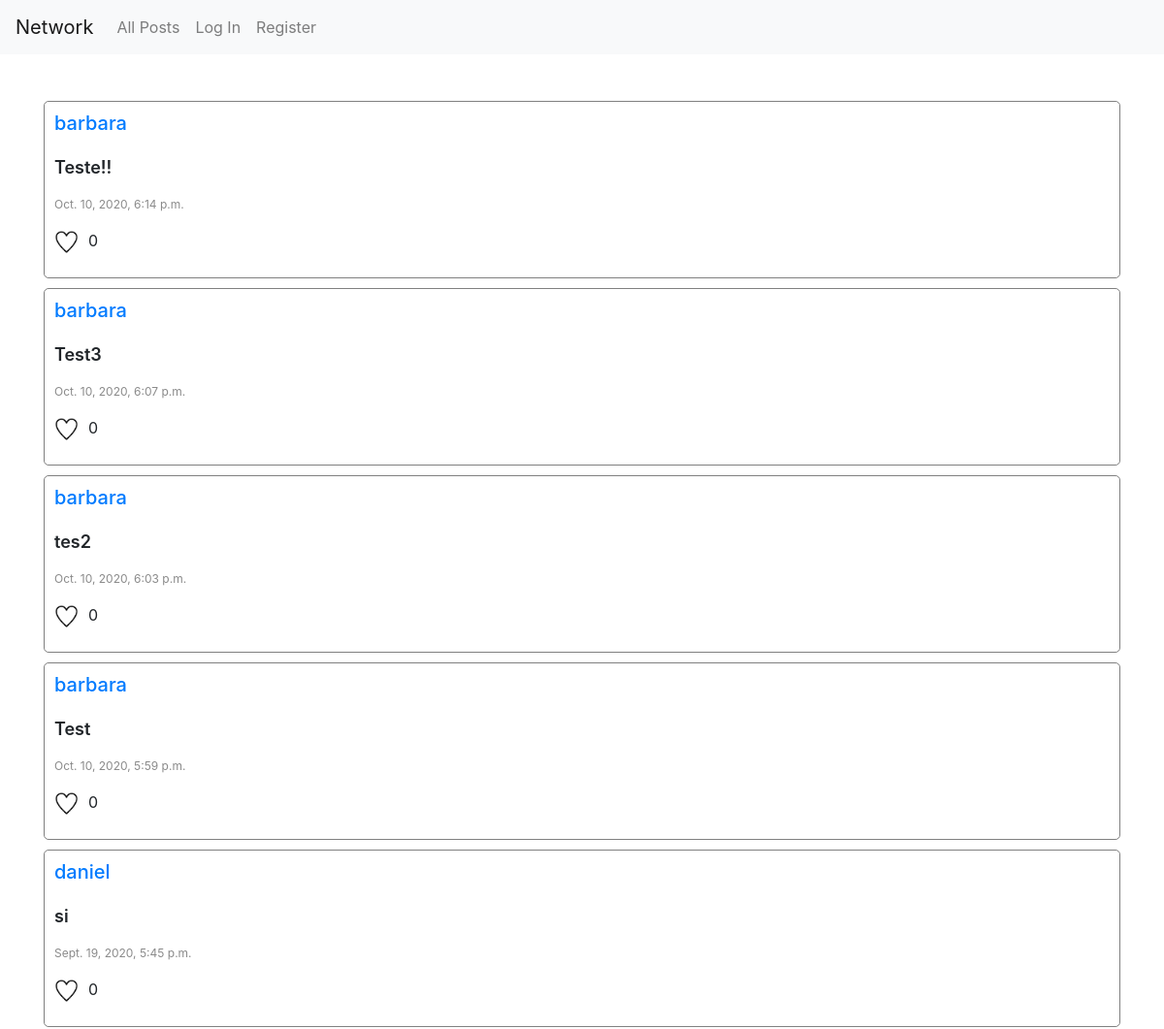
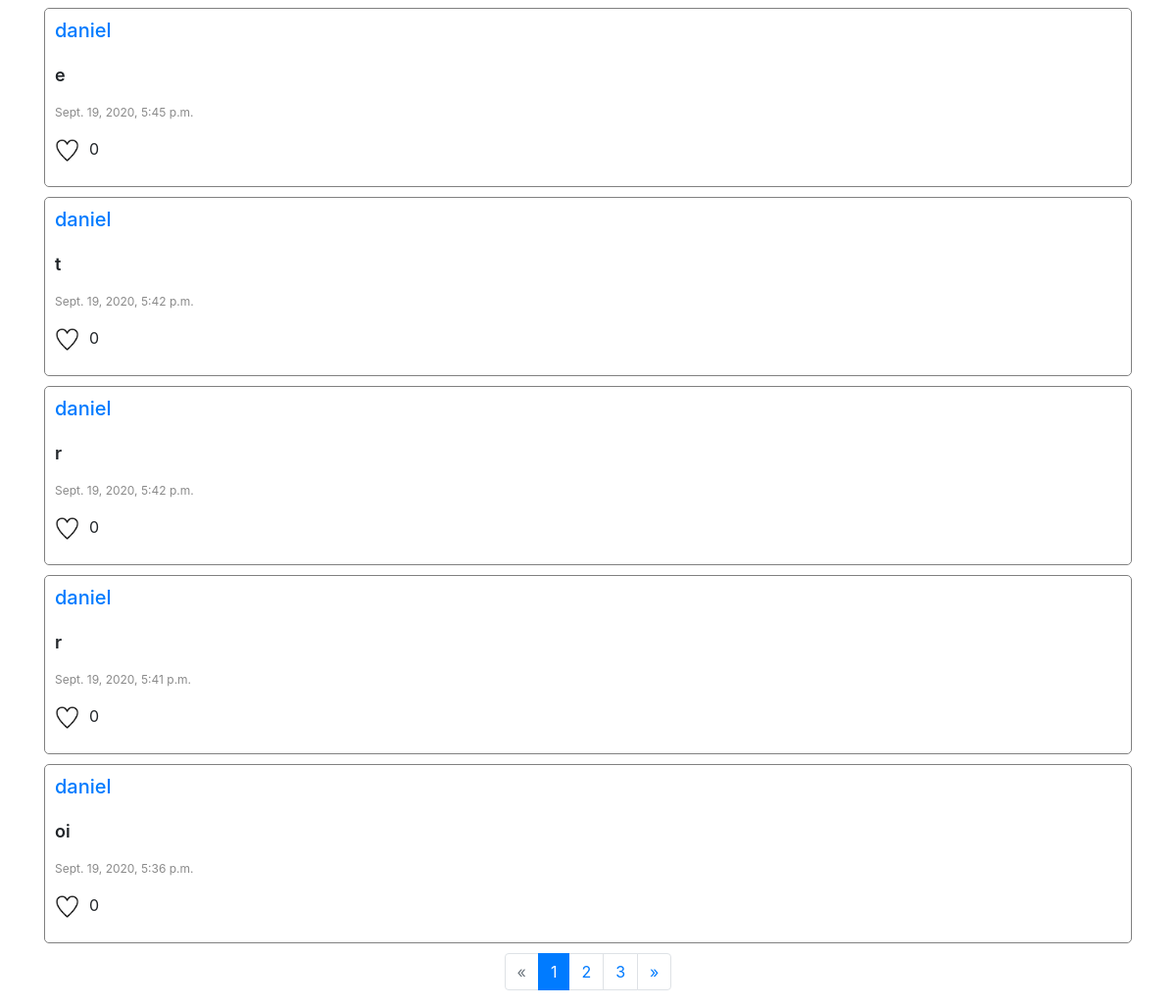
The page / on the database its author committed (2 pictures, top to bottom).
### network/models.py (models this page shows)
class Post(models.Model):
    id = models.AutoField(primary_key=True)
    body = models.CharField(max_length=256, blank=False)
    timestamp = models.DateTimeField(auto_now_add=True)
    user_id = models.ForeignKey(User, on_delete=models.CASCADE, related_name="poster")
    like = models.ManyToManyField(User, blank=True, related_name="like")

class User(AbstractUser):
    pass

### network/views.py (the view)
# urls.py: path("", views.index, name="index"),
def index(request):
    post_list = Post.objects.all().order_by("-timestamp")
    page = request.GET.get('page', 1)
    paginator = Paginator(post_list, 10)
    try:
        posts = paginator.page(page)
    except PageNotAnInteger:
        posts = paginator.page(1)
    except EmptyPage:
        posts = paginator.page(paginator.num_pages)
    return render(request, "network/index.html", {
        "posts": posts,
    })

### network/templates/network/index.html (shortened to what this page needs)
{% extends "network/layout.html" %}
{% load static %}
{% block body %}
    <div class="mt-5 container postsContainer">
        {% for post in posts %}
            <div class="postContainer">
                <a href="{% url 'profile' post.user_id %}"><h5>{{ post.user_id }}</h5></a>
                <div class="postBody postBody{{post.id}}">
                    <p>{{ post.body }}</p>
                </div>
                <p class="postTimestamp">{{ post.timestamp }}</p>
                <div class="d-flex">
                    <form class="likeButton" id="{{post.id}}">
                        {% if user in post.like.all %}
                            <img id="likeImage{{post.id}}" src="../../static/network/likeButtonRed.png" alt="Italian Trulli">
                        {% else %}
                            <img id="likeImage{{post.id}}" src="../../static/network/likeButtonWhite.png" alt="Italian Trulli">
                        {% endif %}
                    </form>
                    <p id="postCount{{post.id}}">{{ post.like.count }}</p>
                </div>
            </div>
        {% endfor %}
    </div>
    {% if posts.has_other_pages %}
        <nav aria-label="Page navigation example">
            <ul class="pagination justify-content-center">
                {% if posts.has_previous %}
                    <li class="page-item"><a class="page-link" href="?page={{ posts.previous_page_number }}">&laquo;</a></li>
                {% else %}
                    <li class=" page-item disabled"><span class="page-link">&laquo;</span></li>
                {% endif %}
                {% for i in posts.paginator.page_range %}
                    {% if posts.number == i %}
                        <li class="page-item active"><span class="page-link">{{ i }} <span class="page-link sr-only">(current)</span></span></li>
                    {% else %}
                        <li class="page-item"><a class="page-link" href="?page={{ i }}">{{ i }}</a></li>
                    {% endif %}
                {% endfor %}
                {% if posts.has_next %}
                    <li class="page-item" ><a class="page-link" href="?page={{ posts.next_page_number }}">&raquo;</a></li>
                {% else %}
                    <li class="page-item disabled"><span class="page-link">&raquo;</span></li>
                {% endif %}
            </ul>
        </nav>
    {% endif %}
{% endblock %}

### network/static/network/styles.css (style rules this page uses)
.postContainer { border: 1px solid grey; border-radius: 5px; margin: 10px 0; padding:10px }
.postBody { margin: 0 0 10px 0; font-weight: 600; font-size: 18px; }
.postTimestamp { color:#8a8a8a; font-size: 12px; }
h5 { margin-bottom: 20px; }
.likeButton img { margin-right: 10px; max-height: 25px; }
.likeButton > * { pointer-events: none; }

### rows shown on the page
Post: user_id "barbara", body "Teste!!", timestamp "Oct. 10, 2020, 6:14 p.m.", like.count "0"
Post: user_id "barbara", body "Test3", timestamp "Oct. 10, 2020, 6:07 p.m.", like.count "0"
Post: user_id "barbara", body "tes2", timestamp "Oct. 10, 2020, 6:03 p.m.", like.count "0"
Post: user_id "barbara", body "Test", timestamp "Oct. 10, 2020, 5:59 p.m.", like.count "0"
Post: user_id "daniel", body "si", timestamp "Sept. 19, 2020, 5:45 p.m.", like.count "0"
Post: user_id "daniel", body "e", timestamp "Sept. 19, 2020, 5:45 p.m.", like.count "0"
Post: user_id "daniel", body "t", timestamp "Sept. 19, 2020, 5:42 p.m.", like.count "0"
Post: user_id "daniel", body "r", timestamp "Sept. 19, 2020, 5:42 p.m.", like.count "0"
Post: user_id "daniel", body "r", timestamp "Sept. 19, 2020, 5:41 p.m.", like.count "0"
Post: user_id "daniel", body "oi", timestamp "Sept. 19, 2020, 5:36 p.m.", like.count "0"

### other values the page prints
{{ i }} "1"
{{ i }} "2" "3"
